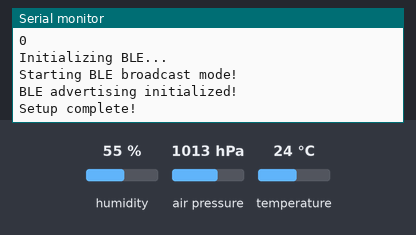
Bench run of a program on a simulated ESP32-C3. Parts: the last lines printed to the serial monitor. Wiring (inferred from the names in the program): AHT10/20 sensor at I2C address 0x38; BMP280 pressure sensor at I2C address 0x77. The inputs (shaded band) are chosen by the test bench; at power-on: humidity 55 %, air pressure 1013 hPa, temperature 24 °C. Nothing arrives over Bluetooth unless stated.

Above: at 2.3 s.
2.4 s: humidity set to 22 %
At 5.9 s:
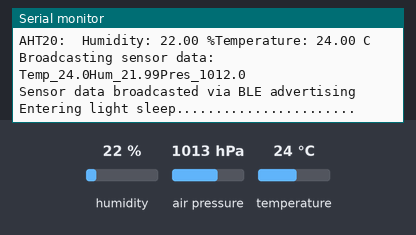
6.5 s: air pressure set to 952 hPa
8.0 s: temperature set to 12 °C
At 10.13 s:
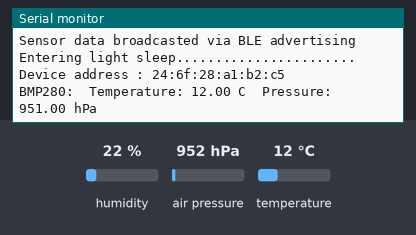

Measured:
- after the input at 2.4 s, the serial monitor: prints a new line after 2.8 s (image 1)
- after the input at 8.0 s, the serial monitor: prints a new line after 2.0 s (image 2)

The program:

main.cpp
```cpp
#include <Arduino.h>
#include <HardwareSerial.h>
#include <queue>
#include <Wire.h>
#include <vector>
#include "ble_setup.h"
#include "AHT20_BMP280_CONTROL.h"
#include <BLEDevice.h> // Temporary for showing the MAC address


//  Heartbeat
unsigned long HeartbeatMillis = 0;
const long Heartbeatinterval = 5000;

// disabled because i use BLE advertising. Can be used if method 3 (ble_setup.cpp) used.
//std::vector<float> temperature_vector;
//std::vector<float> pressure_vector;
//std::vector<float> humidity_vector;


void setup() {
  setCpuFrequencyMhz(80); // lower CPU frequency to cool down cpu


  Serial.begin(115200);
  delay(1000);  // Give time for serial to initialize
  Serial.println("Starting MeteoStation...");

  Wire.begin();

  // Initialize sensors first
  Serial.println("Initializing sensors...");
  AHT20_begin();
  BMP280_begin();
  startMeasurementAHT20();

  // Initialize BLE
  Serial.println("Initializing BLE...");
  initBLE();

  Serial.println("Setup complete!");
}

void loop() {

  unsigned long currentMillis = millis();
  if (currentMillis - HeartbeatMillis >= Heartbeatinterval) {
    HeartbeatMillis = currentMillis;

    Serial.println("Device address : " + String(BLEDevice::getAddress().toString().c_str()));

    //BMP280
    readTemperatureBMP280();
    readPressureBMP280();

    Serial.print("BMP280:  Temperature: " + String(temperature_BMP280) + " C");
    Serial.println("  Pressure: " + String(pressure) + " hPa");

    //temperature_vector.push_back(temperature_AHT20);
    //pressure_vector.push_back(pressure);

    // AHT20
    startMeasurementAHT20();
    delay(150);
    checkbusyAHT20();
    getDataAHT20();

    Serial.print("AHT20:  Humidity: " + String(humidity) + " %");
    Serial.println("Temperature: " + String(temperature_AHT20) + " C ");
    //humidity_vector.push_back(humidity);

    // Update BLE characteristics with new sensor data
    //updateBLEData();
    broadcastSensorData(); // this one works with app
    //broadcastInDeviceName();

    // Enter light sleep for to cool down the CPU
    Serial.println("Entering light sleep.......................\n\n");
    esp_sleep_enable_timer_wakeup(5000000); // 5 second
    esp_light_sleep_start();
  }
}
```

AHT20_BMP280_CONTROL.h
```cpp
#ifndef AHT20_BMP280_CONTROL_H
#define AHT20_BMP280_CONTROL_H

// Include necessary standard libraries
#include <stdint.h>
#include <stdbool.h>

// Include Arduino/ESP32 specific headers if needed
// #include <Arduino.h>

// BMP280 Sensor Variables
/*******************************/
extern float temperature_BMP280;
extern float pressure;


// BMP280 Temperature compensation variable
extern int32_t _t_fine;

// BMP280 Calibration/Trimming parameters
extern uint16_t _dig_T1;
extern int16_t _dig_T2;
extern int16_t _dig_T3;

extern uint16_t _dig_P1;
extern int16_t _dig_P2;
extern int16_t _dig_P3;
extern int16_t _dig_P4;
extern int16_t _dig_P5;
extern int16_t _dig_P6;
extern int16_t _dig_P7;
extern int16_t _dig_P8;
extern int16_t _dig_P9;
/*******************************/

void scanI2CDevices();

//AHT20 Sensor Variables
/*******************************/
extern float temperature_AHT20;
extern float humidity;
extern bool sensor_started;
extern bool sensor_busy;
extern unsigned long measurementDelayAHT20;
/*******************************/


// Function Declarations
/*******************************/

// AHT20 Sensor Functions
void AHT20_begin();
void startMeasurementAHT20();
void checkbusyAHT20();
void getDataAHT20();

// BMP280 Sensor Functions
void BMP280_begin();
void readTemperatureBMP280();
void readPressureBMP280();

// Utility Functions
void readAndDisplayRegister(uint8_t deviceAddress, uint8_t registerAddress, const char* registerName);

/*******************************/

#endif // AHT20_BMP280_CONTROL_H
```

ble_setup.h
```cpp
#ifndef BLE_SETUP_H
#define BLE_SETUP_H

// Functions
void initBLE();
void updateBLEData();
void broadcastSensorData();
void broadcastInDeviceName();
void broadcastExtendedSensorData();


#endif // BLE_SETUP_H
```

AHT20_BMP280_CONTROL.cpp
```cpp
#include <Arduino.h>
#include <Wire.h>
#include "AHT20_BMP280_CONTROL.h"

// BMP280
/*******************************/
float temperature_BMP280;
float pressure;


// Temperature variable
int32_t _t_fine;


// Trimming parameters
uint16_t _dig_T1;
int16_t _dig_T2;
int16_t _dig_T3;

uint16_t _dig_P1;
int16_t _dig_P2;
int16_t _dig_P3;
int16_t _dig_P4;
int16_t _dig_P5;
int16_t _dig_P6;
int16_t _dig_P7;
int16_t _dig_P8;
int16_t _dig_P9;
/*******************************/


//AHT20
/*******************************/
float temperature_AHT20;
float humidity;
bool sensor_started = false;
bool sensor_busy = false;
unsigned long measurementDelayAHT20 = 0;
/*******************************/

// Scan for I2C devices
void scanI2CDevices(){
  Serial.println("Scanning I2C devices...");
  for (byte address = 1; address < 127; address++) {
    Wire.beginTransmission(address);
    if (Wire.endTransmission() == 0) {
      Serial.print("I2C device found at address 0x");
      if (address < 16) Serial.print("0");
      Serial.println(address, HEX);
    }
  }
}

void AHT20_begin() {
  Wire.beginTransmission(0x38);
  Wire.write(0xBE);  // 0xBE --> init register for AHT2x
  Wire.endTransmission();
}

void startMeasurementAHT20() {
  Wire.beginTransmission(0x38);
  Wire.write(0xAC);  // 0xAC --> start measurement
  Wire.write(0x33);  // 0x33 --> not really documented what it does, but it's called MEASUREMENT_CTRL
  Wire.write(0x00);  // 0x00 --> not really documented what it does, but it's called MEASUREMENT_CTRL_NOP
  Wire.endTransmission();
  measurementDelayAHT20 = millis();
  sensor_started = true;
  sensor_busy = true;
}

void checkbusyAHT20() {
  if (millis() < measurementDelayAHT20) {
    measurementDelayAHT20 = millis();
  }

  if (sensor_started && sensor_busy && ((millis() - measurementDelayAHT20 >= 200))) {
    sensor_started = false;
    sensor_busy = false;
  }

  if (sensor_started && sensor_busy && ((millis() - measurementDelayAHT20 >= 80))) {
    Wire.requestFrom(0x38, 1);
    if (Wire.available()) {
      unsigned char c = Wire.read();
      if (!(c & 0x80)) {
        sensor_busy = false;
      }
    }
  }
}


void getDataAHT20() {
  if (sensor_started && !sensor_busy) {
    Wire.requestFrom(0x38, 7);  // Request 7 bytes of data

    unsigned char str[7] = { 0 };
    int index = 0;

    // Fault detection
    unsigned long timeoutMillis = 200;
    unsigned long startMillis = millis();


    while (Wire.available()) {
      str[index] = Wire.read();  // Receive a byte as character

      // Debug message: Output of each byte (binary) with labelling
      /***********************************************************/
      // Serial.print("Byte ");
      // Serial.print(index);
      // Serial.print(": ");
      // for (int i = 7; i >= 0; --i) {
      // 	Serial.print((str[index] >> i) & 1);
      // }
      // Serial.println();
      /***********************************************************/


      index++;


      // Fault detection
      if (millis() - startMillis > timeoutMillis) {
        Serial.println("Timeout while waiting for data from AHT20");
        return;
      }
    }
    if (index == 0 || (str[0] & 0x80)) {
      Serial.println("Failed to get data from AHT20");
      sensor_started = false;
      return;
    }

    // Check CRC
    uint8_t crc = 0xFF;
    for (uint8_t byteIndex = 0; byteIndex < 6; byteIndex++) {
      crc ^= str[byteIndex];
      for (uint8_t bitIndex = 8; bitIndex > 0; --bitIndex) {
        if (crc & 0x80) {
          crc = (crc << 1) ^ 0x31;
        } else {
          crc = (crc << 1);
        }
      }
    }
    if (crc != str[6]) {
      Serial.println("CRC check failed");
      sensor_started = false;
      return;
    }

    // Parse data
    float humi, temp;
    // Extract the raw data for humidity from the bytes
    unsigned long __humi = str[1];  // Byte 1: The first 8 bits of the raw data for humidity
    __humi <<= 8;                   // Move the bits 8 positions to the left
    __humi += str[2];               // Byte 2: Add the next 8 bits
    __humi <<= 4;                   // Move the bits 4 positions to the left
    __humi += str[3] >> 4;          // Byte 3: Add the last 4 bits (shifted to the right)

    // Debug message: Output of the value created after the bit shift (binary)
    /************************************************************************/
    // Serial.print("Humidity (raw): ");
    // for (int i = 19; i >= 0; --i) {
    // 	Serial.print((__humi >> i) & 1);
    // }
    // Serial.println();
    /************************************************************************/

    humi = (float)__humi / 1048576.0;
    humidity = humi * 100.0;

    // Extract the raw data for temperature from the bytes
    unsigned long __temp = str[3] & 0x0f;  // Byte 3: The last 4 bits of the raw data for the temperature
    __temp <<= 8;                          // Move the bits 8 positions to the left
    __temp += str[4];                      // Byte 4: Add the next 8 bits
    __temp <<= 8;                          // Move the bits to the left again by 8 positions
    __temp += str[5];                      // Byte 5: Add the last 8 bits


    // Debug message: Output of the value created after the bit shift (binary)
    /************************************************************************/
    // Serial.print("Temperature (raw): ");
    // for (int i = 19; i >= 0; --i) {
    // 	Serial.print((__temp >> i) & 1);
    // }
    // Serial.println();
    /************************************************************************/

    temp = (float)__temp / 1048576.0 * 200.0 - 50.0;

    temperature_AHT20 = temp;

    sensor_started = false;
  }
}


void BMP280_begin() {
  Wire.beginTransmission(0x77);
  Wire.write(0xD0);  // 0xBE -->  register for chip identification
  Wire.endTransmission();
  Wire.requestFrom(0x77, 1);
  uint8_t chip_ID = Wire.read();
  if (chip_ID == 0x58) {  // 0x58 --> BMP280
    Serial.println("BMP280 found");
  } else {
    Serial.println("Unbekannter Sensor.");
  }


  // Generate soft-reset
  Wire.beginTransmission(0x77);
  Wire.write(0xE0);  // 0xE0 --> Reset register
  Wire.write(0xB6);  // 0xB6 --> Reset value for reset register
  Wire.endTransmission();


  // Wait for copy completion NVM data to image registers
  uint8_t stat_Reg = 1;

  while (stat_Reg == 1) {
    Wire.beginTransmission(0x77);
    Wire.write(0XF3);  // 0XF3 --> Status register
    Wire.endTransmission();
    Wire.requestFrom((uint8_t)0x77, (byte)1);
    stat_Reg = Wire.read();
    Serial.println(stat_Reg);
  }

  // See datasheet 4.2.2 Trimming parameter readout


  // Array for storing the read values
  uint16_t values[12];

  // Addresses of the registers with coefficients Data to be read
  uint8_t registers[] = { 0x88, 0x8A, 0x8C, 0x8E, 0x90, 0x92, 0x94, 0x96, 0x98, 0x9A, 0x9C, 0x9E };

  for (int i = 0; i < 12; i++) {
    Wire.beginTransmission(0x77);
    Wire.write(registers[i]);
    Wire.endTransmission();

    Wire.requestFrom((uint8_t)0x77, (byte)2);
    if (Wire.available() >= 2) {
      values[i] = Wire.read() << 8 | Wire.read();  // compose 16-bit value
    }
  }

  // Reverse the bytes for all 16-bit values (little endian / big endian)
  for (int i = 0; i < 12; i++) {
    values[i] = (values[i] >> 8) | (values[i] << 8);
  }

  // Assigning values to the variables
  _dig_T1 = values[0];
  _dig_T2 = values[1];
  _dig_T3 = values[2];
  _dig_P1 = values[3];
  _dig_P2 = values[4];
  _dig_P3 = values[5];
  _dig_P4 = values[6];
  _dig_P5 = values[7];
  _dig_P6 = values[8];
  _dig_P7 = values[9];
  _dig_P8 = values[10];
  _dig_P9 = values[11];


  // Debug message: Output of each byte (binary) with labelling
  /***********************************************************/
  // Serial.println("Temperature Values:");
  // Serial.print("_dig_T1: ");
  // Serial.println(_dig_T1, HEX);
  // Serial.print("_dig_T2: ");
  // Serial.println(_dig_T2, HEX);
  // Serial.print("_dig_T3: ");
  // Serial.println(_dig_T3, HEX);

  // Serial.println("Pressure Values:");
  // Serial.print("_dig_P1: ");
  // Serial.println(_dig_P1, HEX);
  // Serial.print("_dig_P2: ");
  // Serial.println(_dig_P2, HEX);
  // Serial.print("_dig_P3: ");
  // Serial.println(_dig_P3, HEX);
  // Serial.print("_dig_P4: ");
  // Serial.println(_dig_P4, HEX);
  // Serial.print("_dig_P5: ");
  // Serial.println(_dig_P5, HEX);
  // Serial.print("_dig_P6: ");
  // Serial.println(_dig_P6, HEX);
  // Serial.print("_dig_P7: ");
  // Serial.println(_dig_P7, HEX);
  // Serial.print("_dig_P8: ");
  // Serial.println(_dig_P8, HEX);
  // Serial.print("_dig_P9: ");
  // Serial.println(_dig_P9, HEX);
  /***********************************************************/


  // Set in sleep mode to provide write access to the “config” register
  Wire.beginTransmission(0x77);
  Wire.write(0xF4);  // 0XF3 --> Contol register
  Wire.write(0b00);  // 00   --> sleep mode
  Wire.endTransmission();


  // SAMPLING_NONE = 0b000
  // SAMPLING_X1   = 0b001
  // SAMPLING_X2   = 0b010
  // SAMPLING_X4   = 0b011
  // SAMPLING_X8   = 0b100
  // SAMPLING_X16  = 0b101

  // MODE_SLEEP  = 0b00
  // MODE_FORCED = 0b01
  // MODE_NORMAL = 0b11

  Wire.beginTransmission(0x77);
  Wire.write(0xF4);
  uint8_t configValues = ((0b001 << 5) | (0b011 << 2) | 0b11);
  //                       temp           press         mode
  Wire.write(configValues);
  Wire.endTransmission();

  delay(10);

  // Set register 0xF5 “config”  ** See datasheet 5.4.6 for details”
  // STANDBY_MS_0_5  = 0b000
  // STANDBY_MS_10   = 0b110
  // STANDBY_MS_20   = 0b111
  // STANDBY_MS_62_5 = 0b001
  // STANDBY_MS_125  = 0b010
  // STANDBY_MS_250  = 0b011
  // STANDBY_MS_500  = 0b100
  // STANDBY_MS_1000 = 0b101

  // FILTER_OFF = 0b000
  // FILTER_X2 = 0b001
  // FILTER_X4 = 0b010
  // FILTER_X8 = 0b011
  // FILTER_X16 = 0b100

  Wire.beginTransmission(0x77);
  Wire.write(0xF5);
  configValues = (0b110 << 5) | (0b100 << 2);
  //              standby        filter
  Wire.write(configValues);
  Wire.endTransmission();


  // Wait for first completed conversion
  delay(100);

  // Debug message: Output    of   CTRL_MEAS &  CONFIG (binary)
  /***********************************************************/
  // readAndDisplayRegister(0x77, 0xF4, "CTRL_MEAS");
  // readAndDisplayRegister(0x77, 0xF5, "CONFIG");
  /***********************************************************/
}


void readTemperatureBMP280() {
  int32_t var1, var2, adc_T;

  // Read temperature registers
  Wire.beginTransmission(0x77);
  Wire.write(0xFA);
  Wire.endTransmission();
  Wire.requestFrom((uint8_t)0x77, (byte)3);

  adc_T = (Wire.read() << 16) | (Wire.read() << 8) | Wire.read();
  adc_T >>= 4;

  // See datasheet 4.2.3 Compensation formulas
  var1 = ((((adc_T >> 3) - ((int32_t)_dig_T1 << 1))) * ((int32_t)_dig_T2)) >> 11;

  var2 = (((((adc_T >> 4) - ((int32_t)_dig_T1)) * ((adc_T >> 4) - ((int32_t)_dig_T1))) >> 12) * ((int32_t)_dig_T3)) >> 14;

  _t_fine = var1 + var2;

  float T = (((_t_fine * 5) + 128) >> 8);

  temperature_BMP280 = T / 100;
}


void readPressureBMP280() {
  int64_t var1;
  int64_t var2;
  int64_t p;
  int32_t adc_P;

  // Read temperature for t_fine
  readTemperatureBMP280();

  // Read pressure registers
  Wire.beginTransmission(0x77);
  Wire.write(0xF7);
  Wire.endTransmission();
  Wire.requestFrom((uint8_t)0x77, (byte)3);
  adc_P = (Wire.read() << 16) | (Wire.read() << 8) | Wire.read();

  adc_P >>= 4;

  // See datasheet 4.2.3 Compensation formulas
  var1 = ((int64_t)_t_fine) - 128000;
  var2 = var1 * var1 * (int64_t)_dig_P6;
  var2 = var2 + ((var1 * (int64_t)_dig_P5) << 17);
  var2 = var2 + (((int64_t)_dig_P4) << 35);
  var1 = ((var1 * var1 * (int64_t)_dig_P3) >> 8) + ((var1 * (int64_t)_dig_P2) << 12);
  var1 = (((((int64_t)1) << 47) + var1)) * ((int64_t)_dig_P1) >> 33;

  if (var1 == 0) {
    return;  // avoid exception caused by division by zero
  }
  p = 1048576 - adc_P;
  p = (((p << 31) - var2) * 3125) / var1;
  var1 = (((int64_t)_dig_P9) * (p >> 13) * (p >> 13)) >> 25;
  var2 = (((int64_t)_dig_P8) * p) >> 19;

  p = ((p + var1 + var2) >> 8) + (((int64_t)_dig_P7) << 4);

  pressure = p / 25600;
}


void readAndDisplayRegister(uint8_t deviceAddress, byte registerAddress, const char* registerName) {
  Wire.beginTransmission(deviceAddress);
  Wire.write(registerAddress);
  Wire.endTransmission();

  Wire.requestFrom(deviceAddress, (byte)1);
  if (Wire.available()) {
    uint8_t registerValue = Wire.read();

    Serial.print(registerName);
    Serial.print(" (");
    Serial.print(registerAddress, HEX);
    Serial.print(") : 0b");

    for (int i = 7; i >= 0; i--) {
      Serial.print((registerValue & (1 << i)) ? '1' : '0');
    }

    Serial.println();
  } else {
    Serial.println("Fehler beim Lesen des Registers");
  }
}
```

Source omitted: ble_setup.cpp (6325 bytes)
